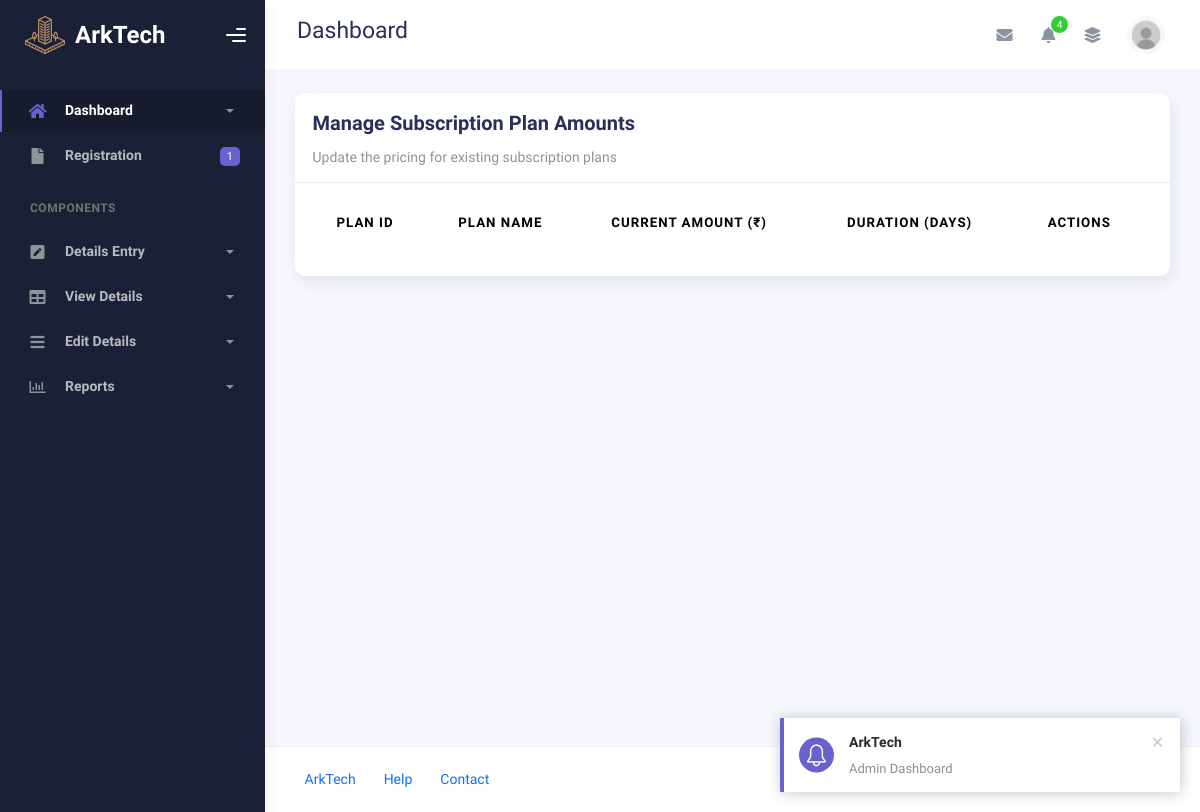
The page /Admin/subscription.php on the database as committed earlier.
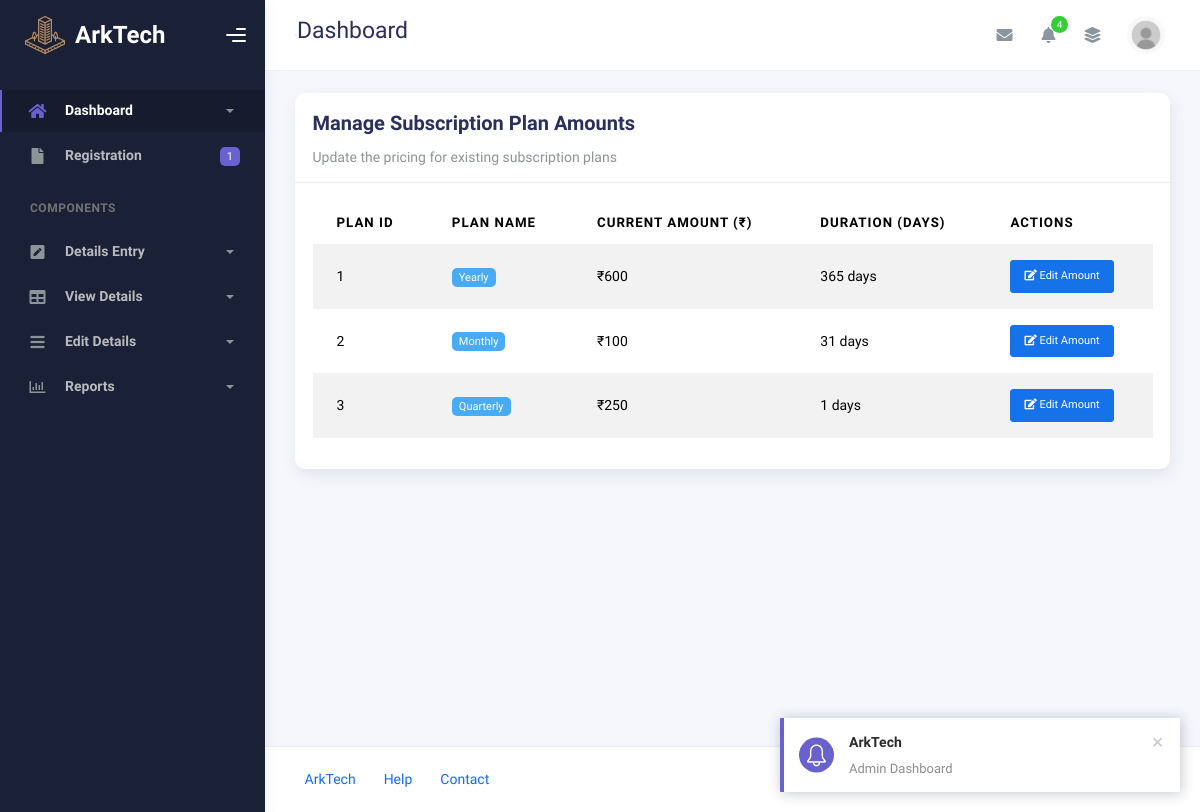
The same page on the database as committed later.
### tables this page shows
CREATE TABLE IF NOT EXISTS `tbl_plan` (
  `plan_id` int NOT NULL AUTO_INCREMENT,
  `plan_name` varchar(100) NOT NULL,
  `amount` int NOT NULL,
  `duration` int NOT NULL,
  PRIMARY KEY (`plan_id`)
);

### dboperation.php (called while the page is built, shortened)
<?php
class dboperation
{
    public $con,$res;
    function __construct()
    {
        $this->con=mysqli_connect("localhost","root","","arktech");
    }
    public function executequery($sql)
    {
        $this->res=mysqli_query($this->con,$sql);
        return $this->res;
    }
}
?>

### Admin/subscription.php (the view, shortened to what this page needs)
<?php
include_once('header.php');
include_once("../dboperation.php");
$obj=new dboperation();
$sql="select * from tbl_plan ORDER BY plan_id";
$res = $obj->executequery($sql);
?>
  <div class="container">
    <div class="page-inner">
      <div class="row">
        <div class="col-md-12">
          <div class="card">
            <div class="card-header">
              <div class="card-title">Manage Subscription Plan Amounts</div>
              <div class="card-category">Update the pricing for existing subscription plans</div>
            </div>
            <div class="card-body">
              <div class="table-responsive">
                <table class="table table-striped table-hover">
                  <thead>
                    <tr>
                      <th>Plan ID</th>
                      <th>Plan Name</th>
                      <th>Current Amount (₹)</th>
                      <th>Duration (Days)</th>
                      <th>Actions</th>
                    </tr>
                  </thead>
                  <tbody>
                    <?php while($r = mysqli_fetch_array($res)) { ?>
                    <tr>
                      <td><?php echo $r['plan_id']; ?></td>
                      <td><span class="badge badge-info"><?php echo ucfirst($r['plan_name']); ?></span></td>
                      <td>₹<?php echo $r['amount']; ?></td>
                      <td><?php echo $r['duration']; ?> days</td>
                      <td>
                        <button class="btn btn-primary btn-sm" onclick="editPlan(<?php echo $r['plan_id']; ?>, '<?php echo $r['plan_name']; ?>', <?php echo $r['amount']; ?>, <?php echo $r['duration']; ?>)">
                          <i class="fas fa-edit"></i> Edit Amount
                        </button>
                      </td>
                    </tr>
                    <?php } ?>
                  </tbody>
                </table>
              </div>
            </div>
          </div>
        </div>
      </div>
    </div>
  </div>
<?php include('footer.php'); ?>

Rows that differ between the two databases and show on the page:
added tbl_plan: plan_id "1", plan_name "Yearly", amount "600", duration "365"
added tbl_plan: plan_id "2", plan_name "Monthly", amount "100", duration "31"
added tbl_plan: plan_id "3", plan_name "Quarterly", amount "250", duration "1"
